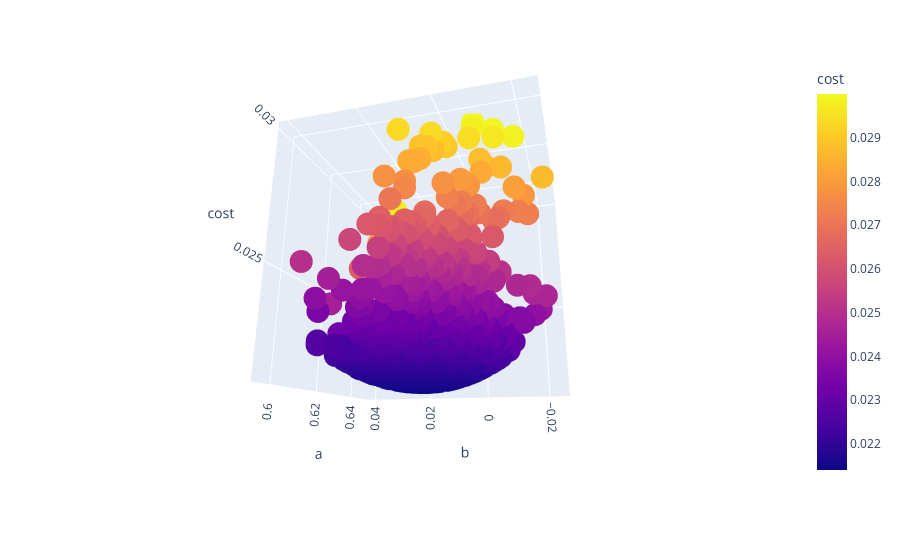

Notebook cell for this chart:
### Code cell
df3 = pd.DataFrame(np.hstack((v,b.reshape(-1,1))),columns=['a','b','cost'])
fig = px.scatter_3d(df3[df3.cost<0.03], x="a", y="b", z='cost',color='cost')
fig.show()

### Figure 1 — Plotly figure (JSON) as saved in the notebook; plotly's stock layout.template omitted (floating-point values rounded to 4 significant figures; data arrays with more than 128 entries replaced by an {"elided": "..."} marker saying what was removed)
{"data": [{"hovertemplate": "a=%{x}<br>b=%{y}<br>cost=%{marker.color}<extra></extra>", "legendgroup": "", "marker": {"color": {"elided": "1186 float values"}, "coloraxis": "coloraxis", "symbol": "circle"}, "mode": "markers", "name": "", "scene": "scene", "showlegend": false, "type": "scatter3d", "x": {"elided": "1186 float values"}, "y": {"elided": "1186 float values"}, "z": {"elided": "1186 float values"}}], "layout": {"autosize": true, "coloraxis": {"colorbar": {"title": {"text": "cost"}}, "colorscale": [[0, "#0d0887"], [0.1111, "#46039f"], [0.2222, "#7201a8"], [0.3333, "#9c179e"], [0.4444, "#bd3786"], [0.5556, "#d8576b"], [0.6667, "#ed7953"], [0.7778, "#fb9f3a"], [0.8889, "#fdca26"], [1, "#f0f921"]]}, "legend": {"tracegroupgap": 0}, "margin": {"t": 60}, "scene": {"aspectmode": "auto", "aspectratio": {"x": 1, "y": 1, "z": 1}, "camera": {"center": {"x": 0, "y": 0, "z": 0}, "eye": {"x": -1.983, "y": -0.5588, "z": -0.6653}, "projection": {"type": "perspective"}, "up": {"x": 0, "y": 0, "z": 1}}, "domain": {"x": [0, 1], "y": [0, 1]}, "xaxis": {"title": {"text": "a"}, "type": "linear"}, "yaxis": {"title": {"text": "b"}, "type": "linear"}, "zaxis": {"title": {"text": "cost"}, "type": "linear"}}}}
